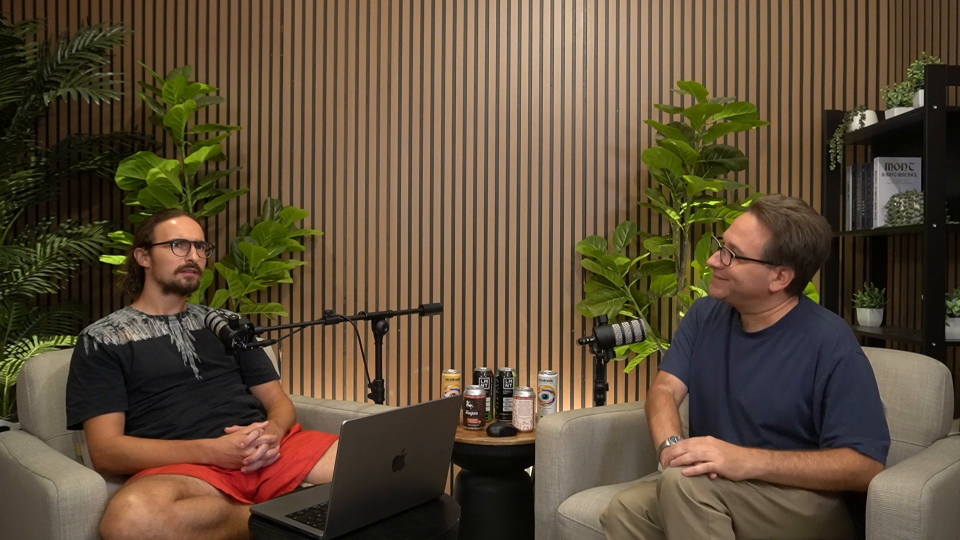
#> input picture video/thumbnails/_mittelfoto.jpg, 1920 x 1080 px (shown at 1/2 size)
$ python -i thumbnail_bau.py   (imports and definitions only)
#> lines starting #> are read from the running program, lines starting #| are printed output that depends on the picture
#!/usr/bin/env python3
"""Thumbnail setzen: zwei freigestellte Koepfe, echter Hintergrund, Typo.

Erzeugt nichts. Die Koepfe sind Einzelbilder aus den Kameradateien, der
Hintergrund ist ein Einzelbild aus der Totalen derselben Aufnahme, die Schrift
ist Poppins Bold. Gebaut nach den in `video/thumbnails.md` gemessenen Werten:
1280x720, Kopf ueber die volle Bildhoehe mit angeschnittenem Scheitel, genau
ein Wort auf einem Kasten in #DF2D00, keine Kontur und kein Schlagschatten auf
der Schrift.
"""
import argparse
import json
import os

import cv2
import numpy as np
from PIL import Image, ImageDraw, ImageEnhance, ImageFilter, ImageFont

BREITE, HOEHE = 1280, 720
KASTEN = (0xDF, 0x2D, 0x00)   # aus seinem Canva-File, nicht aus dem JPEG geschaetzt
ZEILENHOEHE = 1.11            # Canva lineHeight, der haeufigste Wert in seinem File
KASTEN_H = 1.01               # Kastenhoehe / Schriftgrad, Median seiner sieben Kaesten
KASTEN_PAD = 0.10             # seitliches Polster / Schriftgrad, ebenda
KASTEN_PAD_Y = 0.14           # Polster oben/unten / Schriftgrad, aus denselben
                              # fuenf Kaesten rueckgerechnet
CAP = 0.700          # Versalhoehe von Poppins in em, gemessen
HIER = os.path.dirname(os.path.abspath(__file__))
SCHRIFT = os.path.join(HIER, 'marke', 'Poppins-Bold.ttf')
YUNET = os.path.join(HIER, 'modelle', 'yunet.onnx')

# An seinen drei veroeffentlichten Zwei-Kopf-Thumbnails gemessen (frNOUgxE0IM,
# ewgUIZGJaWQ, RG-K0fIA2-w), je Mittelwert aus dreien: Augenmitte und
# YuNet-Gesichtshoehe. Danach wird hier platziert und skaliert.
ZIEL_LINKS = dict(augen_x=170, augen_y=281, box_h=508)
ZIEL_RECHTS = dict(augen_x=1109, augen_y=304, box_h=497)

# Mit einer Grafik in der Mitte ruecken die Koepfe nach aussen und werden
# kleiner, sonst bleibt kein Platz. Werte aus den drei DOAC-Vorlagen, die er
# am 20.10. als Beispiel geschickt hat, mit demselben Detektor gemessen.
ZIEL_LINKS_MITTE = dict(augen_x=167, augen_y=293, box_h=459)
ZIEL_RECHTS_MITTE = dict(augen_x=1128, augen_y=316, box_h=426)
# Das Mittelfeld bei DOAC: x 300-960, bis zur Unterkante durchlaufend, und
# die Schrift sitzt darueber statt mittig.
MITTE_FELD = dict(x0=300, x1=960, oben=230, unten=720)
TEXT_Y_MITTE = 140


# [278 lines left out: functions kopfmass, gesicht_messen, kopf_setzen, karte, logo_setzen, halo and 1 more, not called in this run]


def hintergrund(pfad, dunkel=0.08, weich=6.0):
#> called with pfad = 'thumbnails/_mittelfoto.jpg', dunkel = 0.08, weich = 6
    im = Image.open(pfad).convert('RGB')
#> im is the input picture: PIL image 1920x1080 RGB; mean R, G, B 94.3, 77.5, 57
    k = max(BREITE / im.width, HOEHE / im.height)
#> k = 0.667
    im = im.resize((int(im.width * k), int(im.height * k)), Image.LANCZOS)
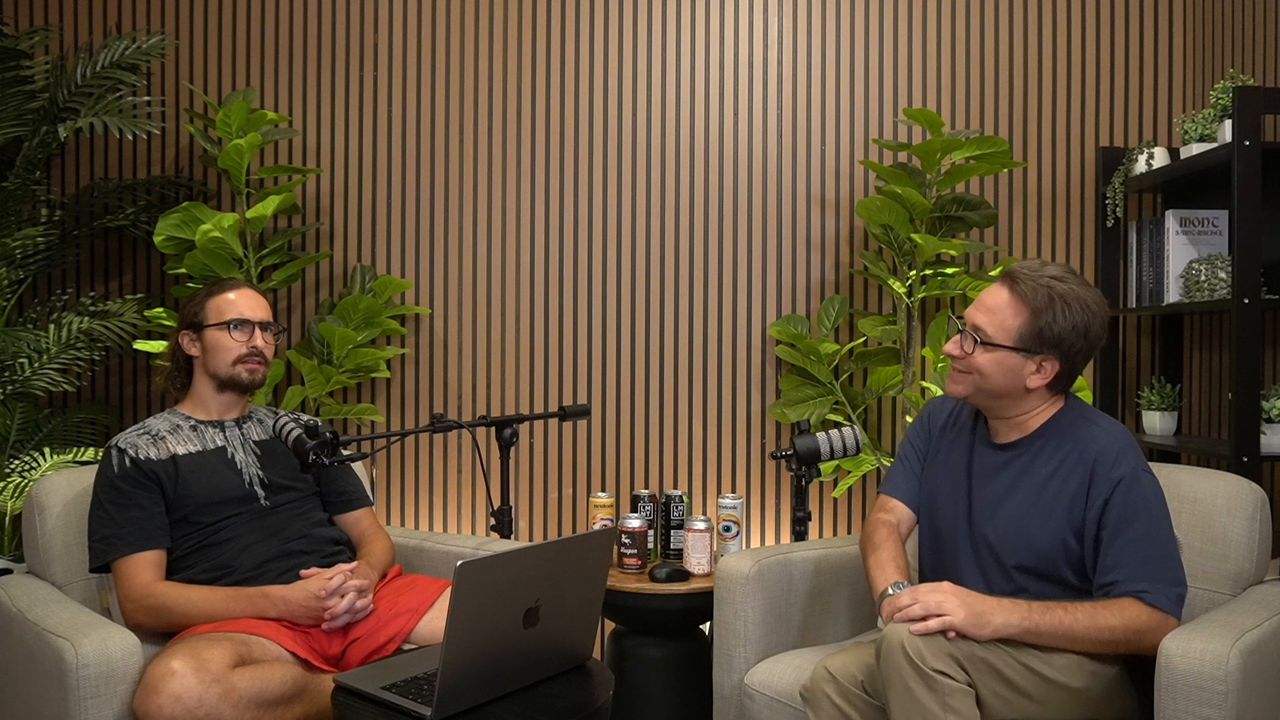
#> im: PIL image 1280x720 RGB; mean R, G, B 94.3, 77.5, 57
    x = (im.width - BREITE) // 2
#> x = 0
    y = (im.height - HOEHE) // 2
#> y = 0
    im = im.crop((x, y, x + BREITE, y + HOEHE))
    if weich:
        im = im.filter(ImageFilter.GaussianBlur(weich))
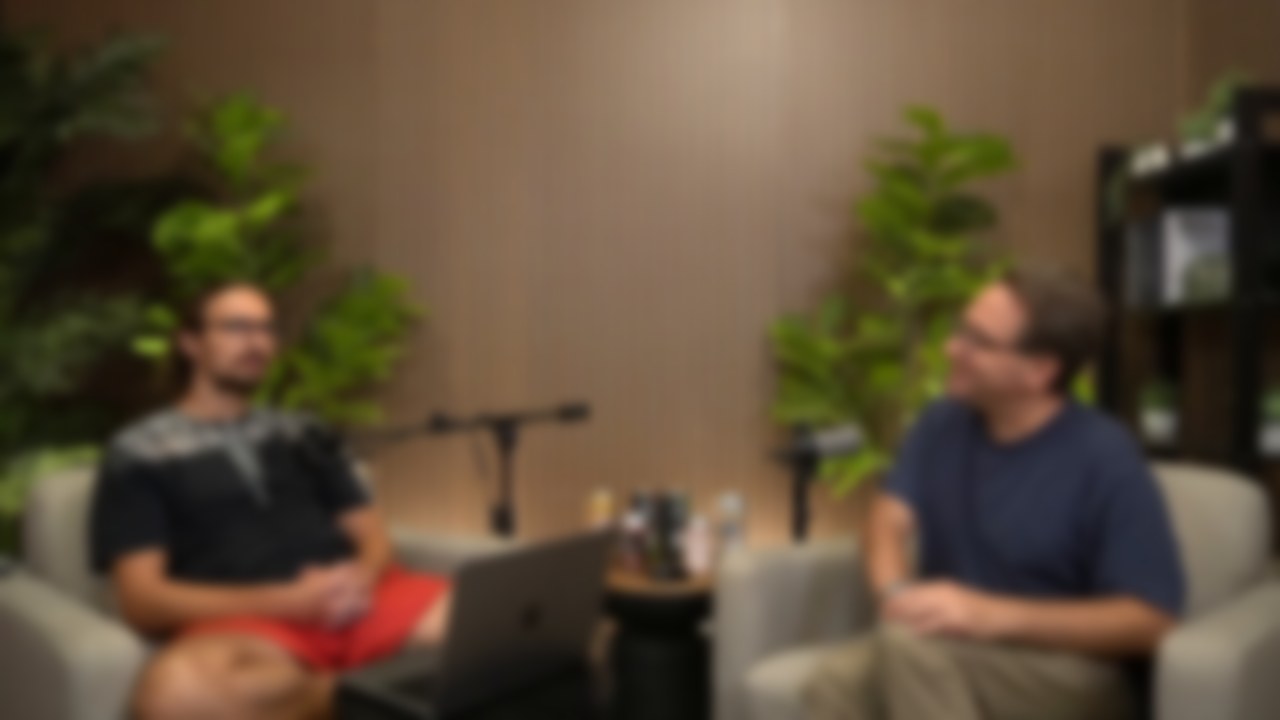
#> im: PIL image 1280x720 RGB; mean R, G, B 94.3, 77.5, 57
    return Image.eval(im, lambda v: int(v * dunkel)).convert('RGBA')
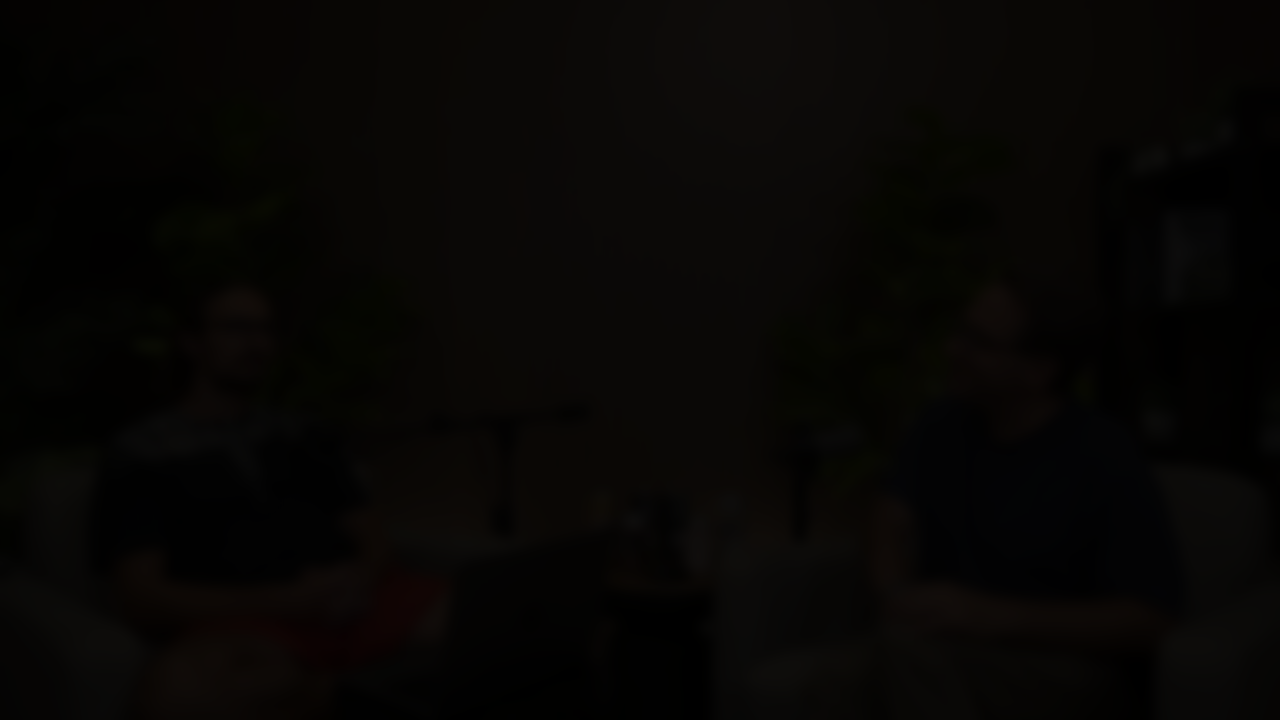
#> returned value: PIL image 1280x720 RGBA; mean R, G, B, A 7.1, 5.7, 4.1, 255


# [205 lines left out: functions _mass, satz, unten_abdunkeln, bauen, not called in this run]


# [9 lines not run here, left out]

>>> result = hintergrund('thumbnails/_mittelfoto.jpg')

$ run again, on video/thumbnails/_hintergrund-kingsbury-regal-4k.jpg
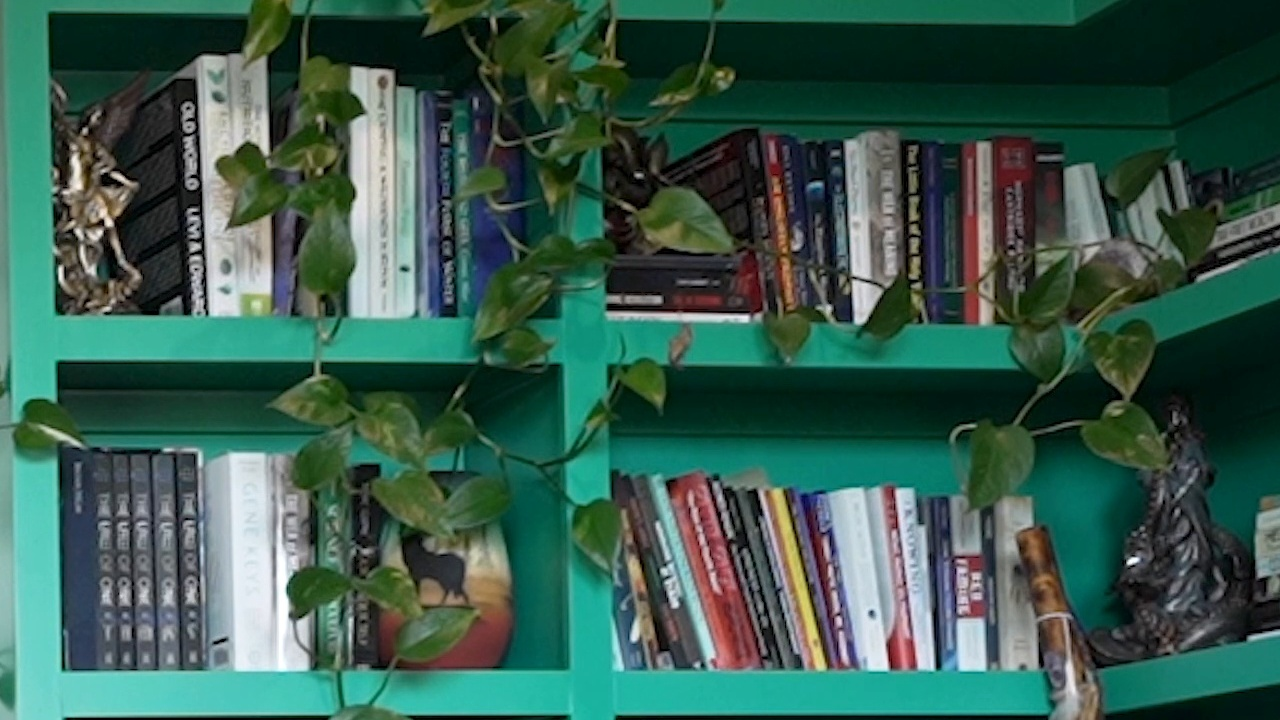
#> input picture video/thumbnails/_hintergrund-kingsbury-regal-4k.jpg, 1280 x 720 px
#> in hintergrund, im is the input picture: PIL image 1280x720 RGB; mean R, G, B 56.3, 92.3, 80
#> in hintergrund, `im = im.filter(ImageFilter.GaussianBlur(weich))`:
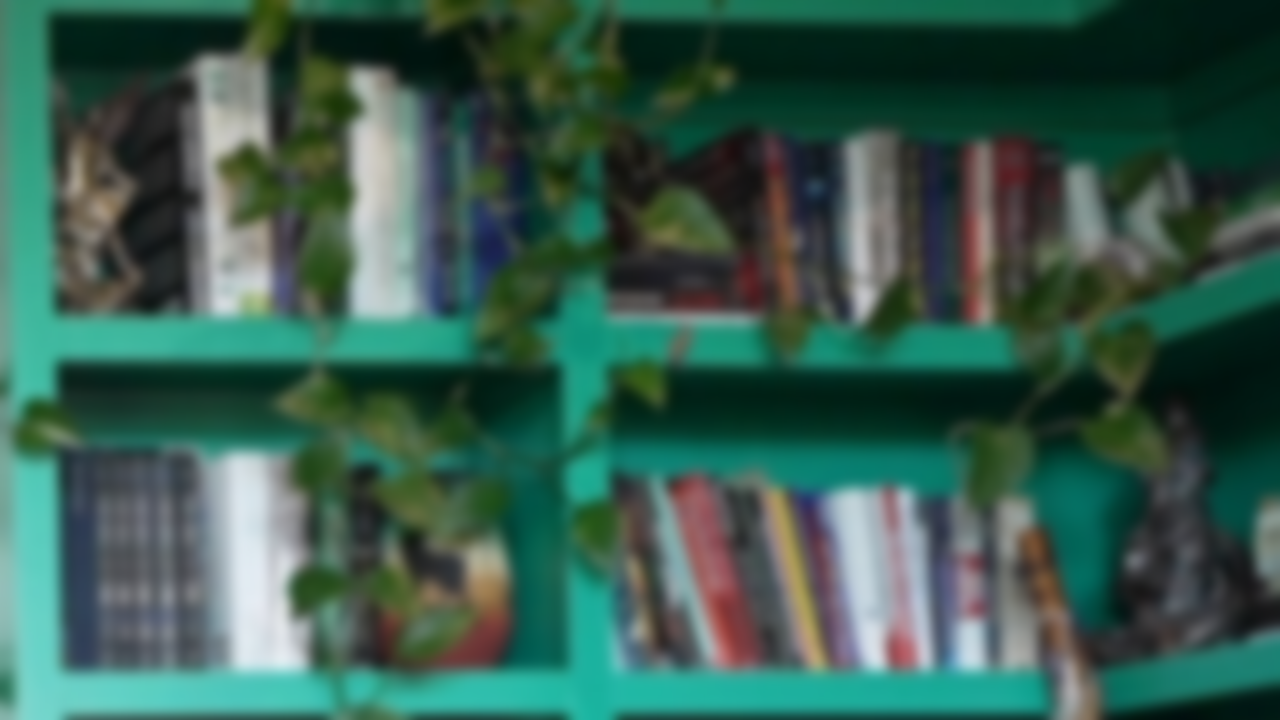
#> im: PIL image 1280x720 RGB; mean R, G, B 56.3, 92.2, 79.9

$ run again, on video/thumbnails/_hintergrund-kingsbury-regal.jpg
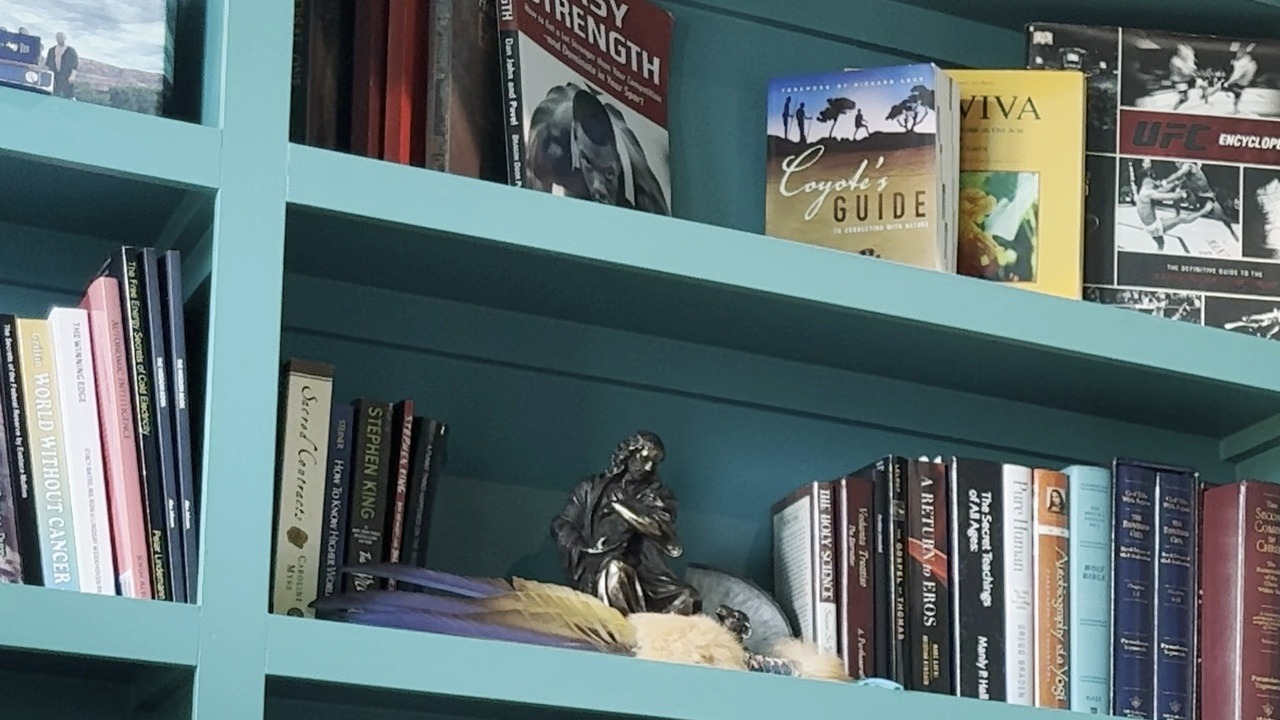
#> input picture video/thumbnails/_hintergrund-kingsbury-regal.jpg, 1280 x 720 px
#> in hintergrund, im is the input picture: PIL image 1280x720 RGB; mean R, G, B 95.5, 111.7, 112.6
#> in hintergrund, `im = im.filter(ImageFilter.GaussianBlur(weich))`:
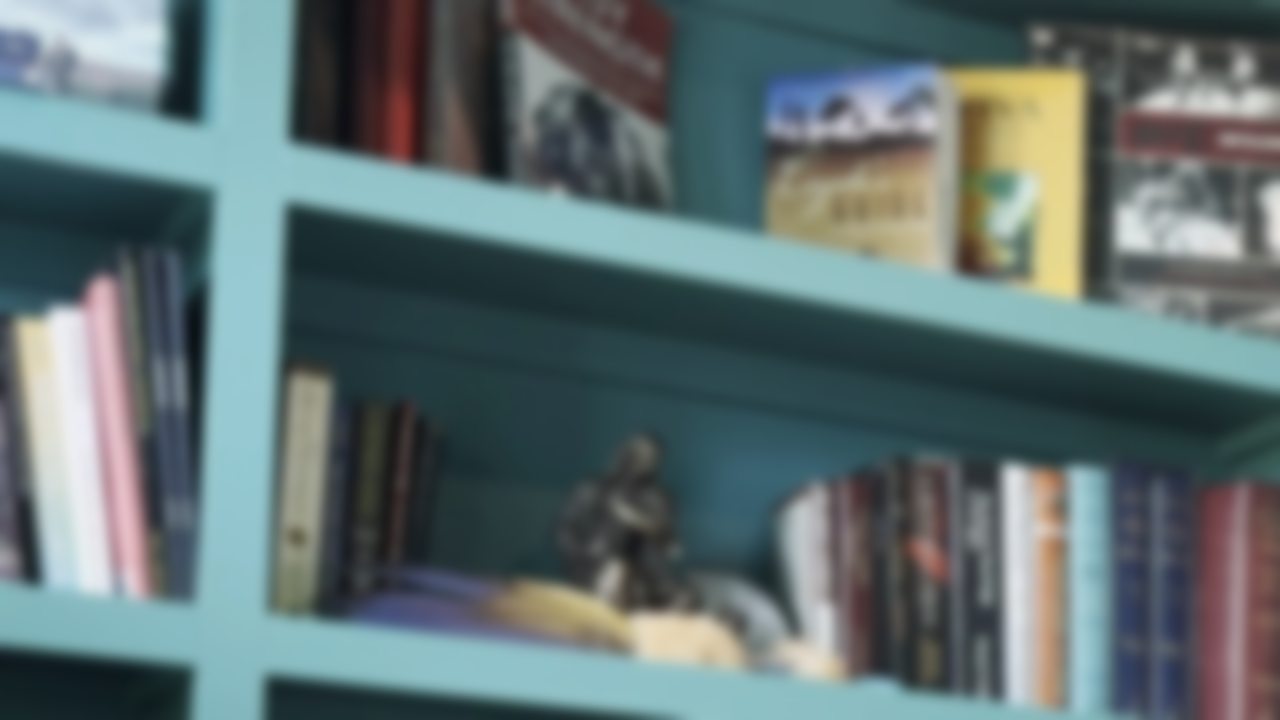
#> im: PIL image 1280x720 RGB; mean R, G, B 95.5, 111.7, 112.6
